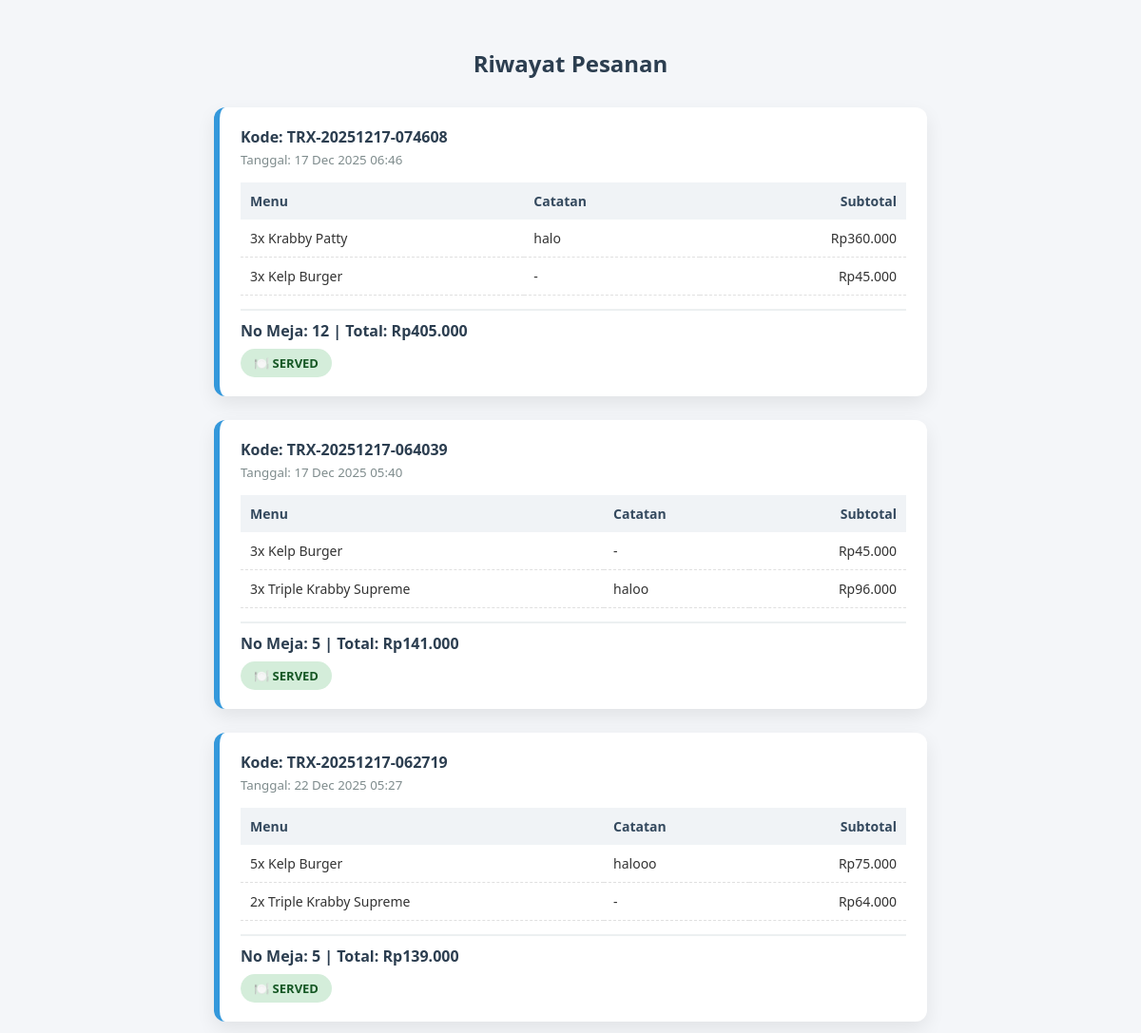
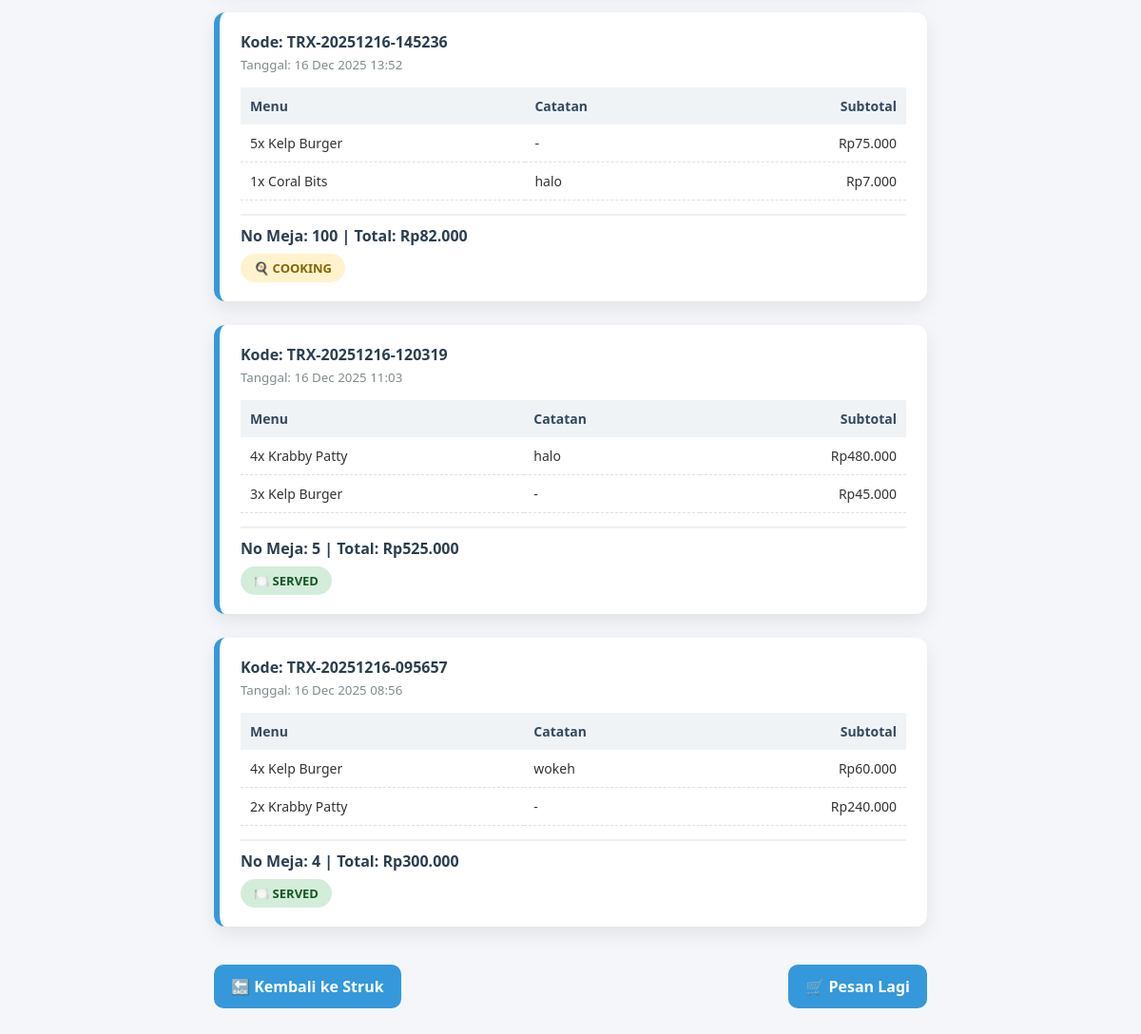
The page /history.php (signed in) on the database its author committed (2 pictures, top to bottom).
### tables this page shows
CREATE TABLE `kelola_pesanan` (
  `id_pesanan` int(11) NOT NULL,
  `id_transaksi` int(11) NOT NULL,
  `no_meja` int(11) NOT NULL,
  `item` text NOT NULL,
  `waktu` timestamp NOT NULL DEFAULT current_timestamp(),
  `status` enum('PENDING','COOKING','READY','SERVED') NOT NULL DEFAULT 'PENDING'
);

CREATE TABLE `transaksi` (
  `id_transaksi` int(11) NOT NULL,
  `id_akun` int(11) NOT NULL,
  `username` varchar(50) NOT NULL,
  `kode_transaksi` varchar(30) NOT NULL,
  `total_belanja` decimal(10,2) NOT NULL DEFAULT 0.00,
  `status_transaksi` enum('PENDING','SELESAI','BATAL') NOT NULL DEFAULT 'PENDING',
  `created_at` timestamp NOT NULL DEFAULT current_timestamp()
);

CREATE TABLE `detail_transaksi` (
  `id_detail` int(11) NOT NULL,
  `id_transaksi` int(11) NOT NULL,
  `id_menu` int(11) NOT NULL,
  `no_meja` int(11) DEFAULT NULL,
  `jumlah` int(11) NOT NULL,
  `catatan` text DEFAULT NULL,
  `harga_satuan` decimal(10,2) NOT NULL,
  `subtotal` decimal(10,2) NOT NULL
);

CREATE TABLE `menu` (
  `id_menu` int(11) NOT NULL,
  `nama_menu` varchar(100) NOT NULL,
  `tipe` enum('MAIN_COURSE','APPETIZER','DRINK','DESSERT') NOT NULL,
  `harga_menu` decimal(10,2) NOT NULL,
  `jumlah_stock` int(11) NOT NULL DEFAULT 0,
  `is_aktif` tinyint(1) NOT NULL DEFAULT 1,
  `created_at` timestamp NOT NULL DEFAULT current_timestamp(),
  `gambar` varchar(255) DEFAULT NULL
);

### history.php (the view, shortened to what this page needs)
<?php
require 'koneksi.php';
$id_akun = $_SESSION['id_akun'];
$sql = "
  SELECT
    t.id_transaksi,
    t.kode_transaksi,
    t.total_belanja,
    t.username,
    t.created_at,
    kp.no_meja,
    kp.status
  FROM transaksi t
  JOIN kelola_pesanan kp ON t.id_transaksi = kp.id_transaksi
  WHERE t.id_akun = ?
  ORDER BY t.id_transaksi DESC
";
$stmt = mysqli_prepare($conn, $sql);
mysqli_stmt_bind_param($stmt, "i", $id_akun);
mysqli_stmt_execute($stmt);
$res = mysqli_stmt_get_result($stmt);
?>
<!DOCTYPE html>
<html lang="id">
<head>
  <link rel="stylesheet" href="history.css">
</head>
<body>
<h2>Riwayat Pesanan</h2>
<?php while ($trx = mysqli_fetch_assoc($res)): ?>
  <?php
    $statusRaw   = trim($trx['status']);
    $statusClass = strtolower($statusRaw);
  ?>
  <div class="struk">
    <div class="title">
      Kode: <?= htmlspecialchars($trx['kode_transaksi']) ?>
      <br>
      <small>
        Tanggal: <?= date('d M Y H:i', strtotime($trx['created_at'])) ?>
      </small>
    </div>
    <table>
      <tr>
        <th>Menu</th>
        <th>Catatan</th>
        <th>Subtotal</th>
      </tr>
      <?php
      $q = "
        SELECT dt.jumlah, m.nama_menu, dt.catatan, dt.subtotal
        FROM detail_transaksi dt
        JOIN menu m ON dt.id_menu = m.id_menu
        WHERE dt.id_transaksi = ?
      ";
      $stmtDtl = mysqli_prepare($conn, $q);
      mysqli_stmt_bind_param($stmtDtl, "i", $trx['id_transaksi']);
      mysqli_stmt_execute($stmtDtl);
      $resDtl = mysqli_stmt_get_result($stmtDtl);
      while ($item = mysqli_fetch_assoc($resDtl)):
      ?>
        <tr>
          <td><?= $item['jumlah'] ?>x <?= htmlspecialchars($item['nama_menu']) ?></td>
          <td><?= $item['catatan'] ? htmlspecialchars($item['catatan']) : '-' ?></td>
          <td>Rp<?= number_format($item['subtotal'], 0, ',', '.') ?></td>
        </tr>
      <?php endwhile; ?>
    </table>
    <div class="total-row">
      No Meja: <?= $trx['no_meja'] ?> |
      Total: Rp<?= number_format($trx['total_belanja'], 0, ',', '.') ?>
    </div>
    <div class="status <?= $statusClass ?>">
      <?php if ($statusClass === 'cooking'): ?>🍳<?php endif; ?>
      <?php if ($statusClass === 'served'): ?>🍽️<?php endif; ?>
      <?= strtoupper($statusRaw) ?>
    </div>
  </div>
<?php endwhile; ?>
<div class="buttons">
  <a href="wait.php">🔙 Kembali ke Struk</a>
  <a href="customer_menu.php">🛒 Pesan Lagi</a>
</div>
</body>
</html>

### history.css (style rules this page uses)
* { box-sizing: border-box; font-family: 'Segoe UI', Tahoma, Geneva, Verdana, sans-serif; }
body { background: #f4f6f9; margin: 0; padding: 30px; color: #333; }
h2 { text-align: center; margin-bottom: 30px; color: #2c3e50; }
.struk { background: #ffffff; max-width: 750px; margin: 0 auto 25px; padding: 20px 22px; border-radius: 12px; box-shadow: 0 8px 20px rgba(0, 0, 0, 0.08); border-left: 6px solid #3498db; transition: transform 0.2s ease, box-shadow 0.2s ease; }
.struk .title { font-weight: 600; margin-bottom: 15px; color: #2c3e50; }
.struk .title small { display: block; margin-top: 4px; color: #7f8c8d; font-weight: normal; }
.struk table { width: 100%; border-collapse: collapse; margin-top: 10px; }
.struk th { text-align: left; background: #f0f3f6; padding: 10px; font-size: 14px; color: #34495e; }
.struk td { padding: 10px; border-bottom: 1px dashed #e0e0e0; font-size: 14px; }
.struk td:last-child, .struk th:last-child { text-align: right; }
.total-row { margin-top: 14px; padding-top: 10px; border-top: 2px solid #ecf0f1; font-weight: bold; color: #2c3e50; }
.status { margin-top: 8px; font-weight: bold; display: inline-block; padding: 6px 14px; border-radius: 20px; font-size: 13px; text-transform: uppercase; }
.status.cooking { background: #fff3cd; color: #856404; }
.status.served { background: #d4edda; color: #155724; }
.buttons { max-width: 750px; margin: 40px auto 0; display: flex; justify-content: space-between; }
.buttons a { text-decoration: none; padding: 12px 18px; border-radius: 10px; font-weight: 600; background: #3498db; color: #fff; transition: background 0.2s ease, transform 0.2s ease; }

### rows shown on the page
kelola_pesanan: id_transaksi.kode_transaksi "TRX-20251217-074608", id_transaksi.created_at "17 Dec 2025 06:46", no_meja "12", id_transaksi.total_belanja "405.000", status "SERVED"
detail_transaksi: jumlah "3", id_menu.nama_menu "Krabby Patty", catatan "halo", subtotal "360.000"
detail_transaksi: jumlah "3", id_menu.nama_menu "Kelp Burger", subtotal "45.000"
kelola_pesanan: id_transaksi.kode_transaksi "TRX-20251217-064039", id_transaksi.created_at "17 Dec 2025 05:40", no_meja "5", id_transaksi.total_belanja "141.000", status "SERVED"
detail_transaksi: jumlah "3", id_menu.nama_menu "Kelp Burger", subtotal "45.000"
detail_transaksi: jumlah "3", id_menu.nama_menu "Triple Krabby Supreme", catatan "haloo", subtotal "96.000"
kelola_pesanan: id_transaksi.kode_transaksi "TRX-20251217-062719", id_transaksi.created_at "22 Dec 2025 05:27", no_meja "5", id_transaksi.total_belanja "139.000", status "SERVED"
detail_transaksi: jumlah "5", id_menu.nama_menu "Kelp Burger", catatan "halooo", subtotal "75.000"
detail_transaksi: jumlah "2", id_menu.nama_menu "Triple Krabby Supreme", subtotal "64.000"
kelola_pesanan: id_transaksi.kode_transaksi "TRX-20251216-145236", id_transaksi.created_at "16 Dec 2025 13:52", no_meja "100", id_transaksi.total_belanja "82.000", status "COOKING"
detail_transaksi: jumlah "5", id_menu.nama_menu "Kelp Burger", subtotal "75.000"
detail_transaksi: jumlah "1", id_menu.nama_menu "Coral Bits", catatan "halo", subtotal "7.000"
kelola_pesanan: id_transaksi.kode_transaksi "TRX-20251216-120319", id_transaksi.created_at "16 Dec 2025 11:03", no_meja "5", id_transaksi.total_belanja "525.000", status "SERVED"
detail_transaksi: jumlah "4", id_menu.nama_menu "Krabby Patty", catatan "halo", subtotal "480.000"
detail_transaksi: jumlah "3", id_menu.nama_menu "Kelp Burger", subtotal "45.000"
kelola_pesanan: id_transaksi.kode_transaksi "TRX-20251216-095657", id_transaksi.created_at "16 Dec 2025 08:56", no_meja "4", id_transaksi.total_belanja "300.000", status "SERVED"
detail_transaksi: jumlah "4", id_menu.nama_menu "Kelp Burger", catatan "wokeh", subtotal "60.000"
detail_transaksi: jumlah "2", id_menu.nama_menu "Krabby Patty", subtotal "240.000"
